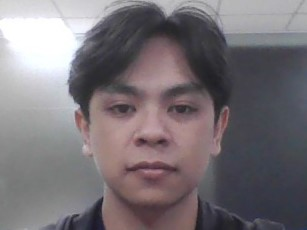
#> input picture Data/Dac_Huy.jpg, 307 x 230 px, given in place of the camera
$ python colect_data.py
#> lines starting #> are read from the running program, lines starting #| are printed output that depends on the picture; after the words box and inside, x2 and y2 are one past the last pixel; in counts of white or black regions, pixels touching at a corner belong together
import cv2
import os
import time
import numpy as np


class CameraDataCollector:
    def __init__(self, camera_id=0, output_folder='dataset'):
#> the answer given: Data/Dac_Huy.jpg
#> the answer given: 3
        self.camera_id = camera_id
        self.output_folder = output_folder
        self.face_cascade = cv2.CascadeClassifier(cv2.data.haarcascades + 'haarcascade_frontalface_default.xml')

        if not os.path.exists(output_folder):
            os.makedirs(output_folder)

    def start_capture(self, person_name, num_images=20, delay=1):
#> called with person_name = 'Data/Dac_Huy.jpg', num_images = 3, delay = 1
        cap = cv2.VideoCapture(self.camera_id)

        if not cap.isOpened():
            print("Không thể mở camera.")
            return

        person_folder = os.path.join(self.output_folder, person_name)
        if not os.path.exists(person_folder):
            os.makedirs(person_folder)

        count = 0
        while count < num_images:
            ret, frame = cap.read()
#> frame is the input picture: shape (230, 307, 3); mean B, G, R 119.1, 114.4, 121
            if not ret:
                print("Không thể đọc frame từ camera.")
                break

            gray = cv2.cvtColor(frame, cv2.COLOR_BGR2GRAY)
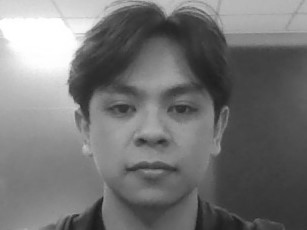
#> gray: shape (230, 307); min 27, max 255, mean 116.9
            faces = self.face_cascade.detectMultiScale(gray, 1.3, 5)
#> faces = [[72, 45, 162, 162]]

            for (x, y, w, h) in faces:
                cv2.rectangle(frame, (x, y), (x + w, y + h), (255, 0, 0), 2)
                face = gray[y:y + h, x:x + w]
                face_resized = cv2.resize(face, (100, 100))

                filename = f"{person_name}_{count}.jpg"
                cv2.imwrite(os.path.join(person_folder, filename), face_resized)
                count += 1
                print(f"Đã lưu {filename}")
#> this loop made 1 pass
#> (x, y, w, h, filename, count) on pass 1: (72, 45, 162, 162, 'Data/Dac_Huy.jpg_0.jpg', 1)
#| Đã lưu Data/Dac_Huy.jpg_0.jpg
#> pass 1, in start_capture, `face = gray[y:y + h, x:x + w]`:
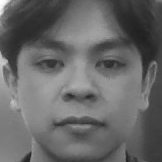
#> face: shape (162, 162); min 31, max 254, mean 103.4
#> after the loop:
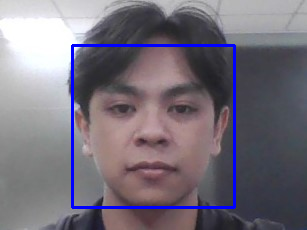
#> frame: shape (230, 307, 3); 2.75% of pixels changed, all inside (x1, y1, x2, y2) = (71, 44, 236, 209)
#> after the loop, count = 1

            cv2.imshow('frame', frame)

            if cv2.waitKey(1) & 0xFF == ord('q'):
#> (key q is pressed here)
                break

            time.sleep(delay)

        cap.release()
        cv2.destroyAllWindows()
        print(f"Đã thu thập {count} ảnh cho {person_name}")
#| Đã thu thập 1 ảnh cho Data/Dac_Huy.jpg

    def collect_data(self):
        while True:
#> (the run stopped early here; a loop or call above may not have finished)
